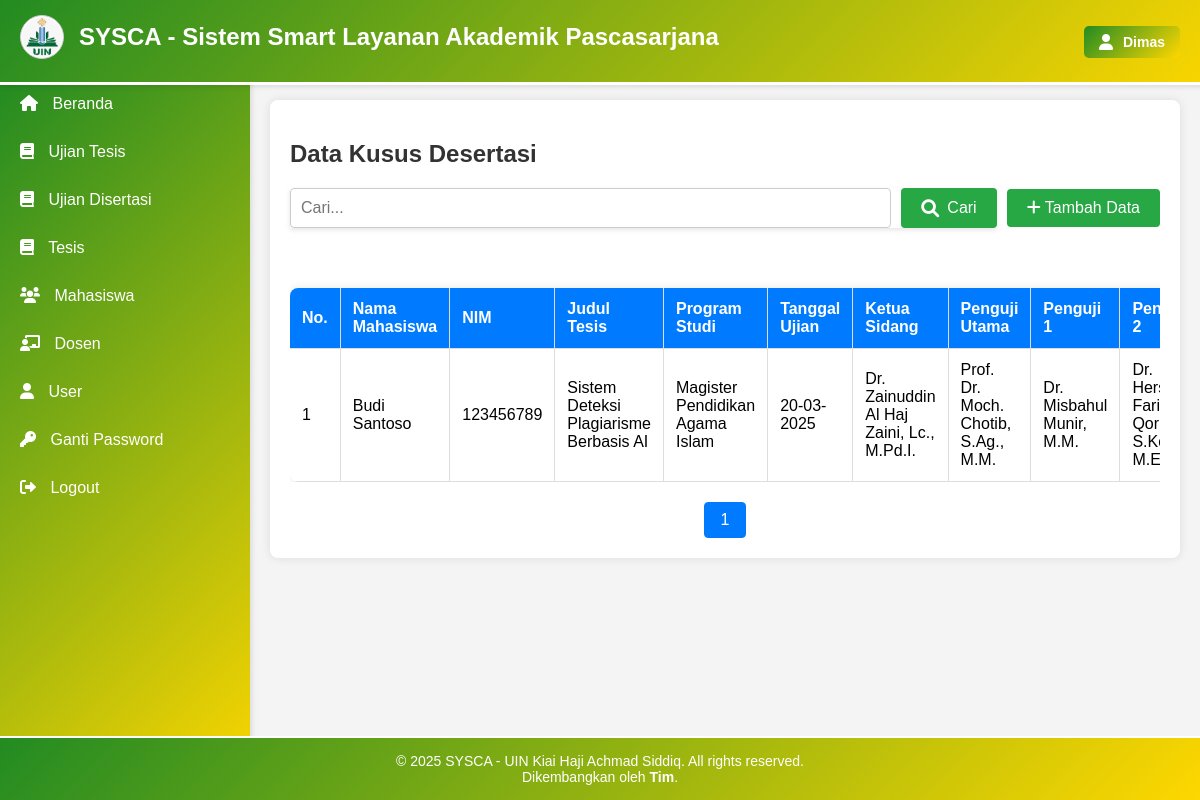
/kusus_desertasi.php (signed in), run on the app's committed database.
### tables this page shows
CREATE TABLE `kusus_desertasi` (
  `id` int(11) NOT NULL,
  `id_tesis` int(11) NOT NULL,
  `tanggal_ujian` date NOT NULL,
  `nilai` int(11) NOT NULL,
  `masa_berlaku` date DEFAULT NULL,
  `promotor` int(11) NOT NULL,
  `copromotor` int(11) DEFAULT NULL,
  `penguji_utama` int(11) NOT NULL,
  `sekretaris_penguji` int(11) NOT NULL,
  `penguji_1` int(11) DEFAULT NULL,
  `penguji_2` int(11) DEFAULT NULL,
  `penguji_3` int(11) DEFAULT NULL,
  `penguji_4` int(11) DEFAULT NULL,
  `ketua_sidang` int(11) NOT NULL
);

CREATE TABLE `mahasiswa` (
  `id_mahasiswa` int(11) NOT NULL,
  `nama` varchar(100) NOT NULL,
  `nim` varchar(20) NOT NULL,
  `email` varchar(100) DEFAULT NULL,
  `telepon` varchar(15) DEFAULT NULL
);

CREATE TABLE `tesis` (
  `id_tesis` int(11) NOT NULL,
  `judul` varchar(255) NOT NULL,
  `abstrak` text,
  `tahun` year(4) DEFAULT NULL,
  `id_mahasiswa` int(11) DEFAULT NULL,
  `id_prodi` int(11) DEFAULT NULL,
  `status` enum('diajukan','diterima','ditolak','selesai') DEFAULT 'diajukan'
);

CREATE TABLE `prodi` (
  `id` int(11) NOT NULL,
  `Program` varchar(100) NOT NULL,
  `strata` int(1) NOT NULL
);

CREATE TABLE `dosen` (
  `id_dosen` int(11) NOT NULL,
  `nama` varchar(100) NOT NULL,
  `nidn` varchar(20) NOT NULL,
  `email` varchar(100) DEFAULT NULL,
  `telepon` varchar(15) DEFAULT NULL,
  `bidang_keahlian` varchar(100) DEFAULT NULL,
  `max` int(2) NOT NULL
);

### kusus_desertasi.php (the view, shortened to what this page needs)
<?php
include 'koneksi.php';
$limit = 10;
$page = isset($_GET['page']) ? (int)$_GET['page'] : 1;
$start = ($page > 1) ? ($page * $limit) - $limit : 0;
$search = isset($_GET['search']) ? $_GET['search'] : '';
$searchCondition = $search ? "WHERE m.nama LIKE '%$search%' OR t.judul LIKE '%$search%' OR p.Program LIKE '%$search%'" : '';
$query = "
    SELECT
        k.id,
        k.id_tesis,
        k.tanggal_ujian,
        k.nilai,
        k.masa_berlaku,
        k.promotor,
        k.copromotor,
        k.penguji_utama,
        k.sekretaris_penguji,
        k.penguji_1,
        k.penguji_2,
        k.penguji_3,
        k.penguji_4,
        k.ketua_sidang,  -- Kolom baru
        m.nama AS nama_mahasiswa,
        m.nim,
        t.judul AS judul_tesis,
        p.Program AS prodi,
        d1.nama AS nama_promotor,
        d2.nama AS nama_copromotor,
        d3.nama AS nama_penguji_utama,
        d4.nama AS nama_sekretaris_penguji,
        d5.nama AS nama_penguji_1,
        d6.nama AS nama_penguji_2,
        d7.nama AS nama_penguji_3,
        d8.nama AS nama_penguji_4,
        d9.nama AS nama_ketua_sidang  -- Join untuk ketua sidang
    FROM
        kusus_desertasi k
    JOIN
        tesis t ON k.id_tesis = t.id_tesis
    JOIN
        mahasiswa m ON t.id_mahasiswa = m.id_mahasiswa
    JOIN
        prodi p ON t.id_prodi = p.id
    LEFT JOIN
        dosen d1 ON k.promotor = d1.id_dosen
    LEFT JOIN
        dosen d2 ON k.copromotor = d2.id_dosen
    LEFT JOIN
        dosen d3 ON k.penguji_utama = d3.id_dosen
    LEFT JOIN
        dosen d4 ON k.sekretaris_penguji = d4.id_dosen
    LEFT JOIN
        dosen d5 ON k.penguji_1 = d5.id_dosen
    LEFT JOIN
        dosen d6 ON k.penguji_2 = d6.id_dosen
    LEFT JOIN
        dosen d7 ON k.penguji_3 = d7.id_dosen
    LEFT JOIN
        dosen d8 ON k.penguji_4 = d8.id_dosen
    LEFT JOIN
        dosen d9 ON k.ketua_sidang = d9.id_dosen  -- Join untuk ketua sidang
    $searchCondition
    LIMIT $start, $limit";
$result = $koneksi->query($query);
$totalQuery = "
    SELECT COUNT(*) as total
    FROM kusus_desertasi k
    JOIN tesis t ON k.id_tesis = t.id_tesis
    JOIN mahasiswa m ON t.id_mahasiswa = m.id_mahasiswa
    JOIN prodi p ON t.id_prodi = p.id
    $searchCondition";
$totalResult = $koneksi->query($totalQuery);
$totalData = $totalResult->fetch_assoc()['total'];
$totalPages = ceil($totalData / $limit);
?>
<!DOCTYPE html>
<html lang="id">
<head>
    <link rel="stylesheet" href="style.css">
    <link rel="stylesheet" href="https://cdnjs.cloudflare.com/ajax/libs/font-awesome/6.0.0/css/all.min.css">
    <link href="https://cdn.jsdelivr.net/npm/select2@4.1.0-rc.0/dist/css/select2.min.css" rel="stylesheet" />
</head>
<body>
    <?php include 'header.php'; ?>
    <?php include 'sidebar.php'; ?>
    <main class="content">
        <div class="container">
            <h2>Data Kusus Desertasi</h2>
            <div class="search-and-add">
                <form method="GET" action="kusus_desertasi.php" class="search-form">
                    <input type="text" name="search" placeholder="Cari..." value="<?php echo $search; ?>">
                    <button type="submit"><i class="fas fa-search"></i> Cari</button>
                </form>
                <button onclick="openAddModal()" class="btn-tambah"><i class="fas fa-plus"></i> Tambah Data</button>
            </div>
            <div class="table-container">
                <table>
                    <thead>
                        <tr>
                            <th>No.</th>
                            <th>Nama Mahasiswa</th>
                            <th>NIM</th>
                            <th>Judul Tesis</th>
                            <th>Program Studi</th>
                            <th>Tanggal Ujian</th>
                            <th>Ketua Sidang</th>
                            <th>Penguji Utama</th>
                            <th>Penguji 1</th>
                            <th>Penguji 2</th>
                        </tr>
                    </thead>
                    <tbody>
                        <?php
                            $no = 1;
                            while ($row = $result->fetch_assoc()):
                        ?>
                        <tr>
                            <td><?php echo $no; ?></td>
                            <td><?php echo $row['nama_mahasiswa']; ?></td>
                            <td><?php echo $row['nim']; ?></td>
                            <td><?php echo $row['judul_tesis']; ?></td>
                            <td><?php echo $row['prodi']; ?></td>
                            <td><?php echo date('d-m-Y', strtotime($row['tanggal_ujian'])); ?></td>
                            <td><?php echo $row['nama_ketua_sidang']; ?></td>
                            <td><?php echo $row['nama_penguji_utama']; ?></td>
                            <td><?php echo $row['nama_penguji_1']; ?></td>
                            <td><?php echo $row['nama_penguji_2']; ?></td>
                        </tr>
                        <?php
                            $no++;
                            endwhile;
                        ?>
                    </tbody>
                </table>
            </div>
            <div class="pagination">
                <?php for ($i = 1; $i <= $totalPages; $i++): ?>
                    <a href="?page=<?php echo $i; ?>&search=<?php echo $search; ?>" class="<?php echo $page == $i ? 'active' : ''; ?>"><?php echo $i; ?></a>
                <?php endfor; ?>
            </div>
        </div>
    </main>
    <?php include 'footer.php'; ?>
</body>
</html>

### style.css (style rules this page uses)
body { font-family: Arial, sans-serif; margin: 0; padding: 0; background-color: #f4f4f4; display: flex; flex-direction: column; min-height: 100vh; }
.content { margin-left: 250px; padding: 80px 20px 20px; flex: 1; transition: margin-left 0.3s ease-in-out; }
.container { background: #fff; padding: 20px; border-radius: 8px; box-shadow: 0 0 10px rgba(0, 0, 0, 0.1); margin-top: 20px; }
h2 { color: #333; margin-bottom: 20px; }
.table-container { width: 100%; overflow-x: auto; margin-top: 20px; }
table { width: 100%; border-collapse: collapse; margin-top: 20px; box-shadow: 0 0 10px rgba(0, 0, 0, 0.1); border-radius: 8px; overflow: hidden; }
table thead { background-color: #90EE90; color: #333; }
table th, table td { padding: 12px; text-align: left; border-bottom: 1px solid #ddd; }
table th { font-weight: bold; }
table tbody tr { transition: background-color 0.3s ease; }
table th, table td { border-right: 1px solid #ddd; }
.pagination { display: flex; justify-content: center; margin-top: 20px; }
.pagination a { padding: 8px 16px; margin: 0 4px; text-decoration: none; color: #007bff; border: 1px solid #007bff; border-radius: 4px; transition: background 0.3s, color 0.3s; }
.pagination a.active { background-color: #007bff; color: #fff; }
.btn-tambah, .btn-edit, .btn-hapus, .btn-simpan, .btn-batal { padding: 8px 16px; border: none; border-radius: 4px; cursor: pointer; text-decoration: none; font-size: 14px; transition: background 0.3s, color 0.3s; }
.btn-tambah { background-color: #28a745; color: #fff; margin-bottom: 20px; }
.search-and-add { display: flex; justify-content: space-between; align-items: center; margin-bottom: 20px; gap: 10px; }
.search-and-add form { flex: 1; display: flex; gap: 10px; }
.search-and-add form input[type="text"] { flex: 1; padding: 10px; border: 1px solid #ccc; border-radius: 4px; font-size: 16px; }
.search-and-add form button { padding: 10px 20px; background-color: #28a745; color: #fff; border: none; border-radius: 4px; cursor: pointer; }
.btn-tambah { padding: 10px 20px; background-color: #007bff; color: #fff; border: none; border-radius: 4px; cursor: pointer; text-decoration: none; font-size: 16px; white-space: nowrap; }
.search-form { display: flex; gap: 10px; margin-bottom: 20px; }
.search-form input[type="text"] { flex: 1; padding: 10px; border: 2px solid #007bff; border-radius: 4px; font-size: 16px; outline: none; transition: border-color 0.3s ease; }
.search-form button { padding: 10px 20px; background-color: #007bff; color: #fff; border: none; border-radius: 4px; cursor: pointer; font-size: 16px; display: flex; align-items: center; gap: 8px; transition: background-color 0.3s ease; }
.search-form button i { font-size: 18px; }
.search-form { box-shadow: 0 2px 5px rgba(0, 0, 0, 0.1); }
.search-form { display: flex; gap: 10px; flex: 1; }
.btn-tambah { padding: 10px 20px; background-color: #28a745; color: #fff; border: none; border-radius: 4px; cursor: pointer; text-decoration: none; font-size: 16px; white-space: nowrap; }
table thead { background-color: #007bff; color: #fff; }

### data on the page
kusus_desertasi: mahasiswa.nama "Budi Santoso", mahasiswa.nim "123456789", id_tesis.judul "Sistem Deteksi Plagiarisme Berbasis AI", prodi.Program "Magister Pendidikan Agama Islam", tanggal_ujian "20-03-2025", dosen.nama "Dr. Zainuddin Al Haj Zaini, Lc., M.Pd.I.", dosen.nama "Prof. Dr. Moch. Chotib, S.Ag., M.M.", dosen.nama "Dr. Misbahul Munir, M.M.", dosen.nama "Dr.…"

### other printed values
$nama "Dimas"
